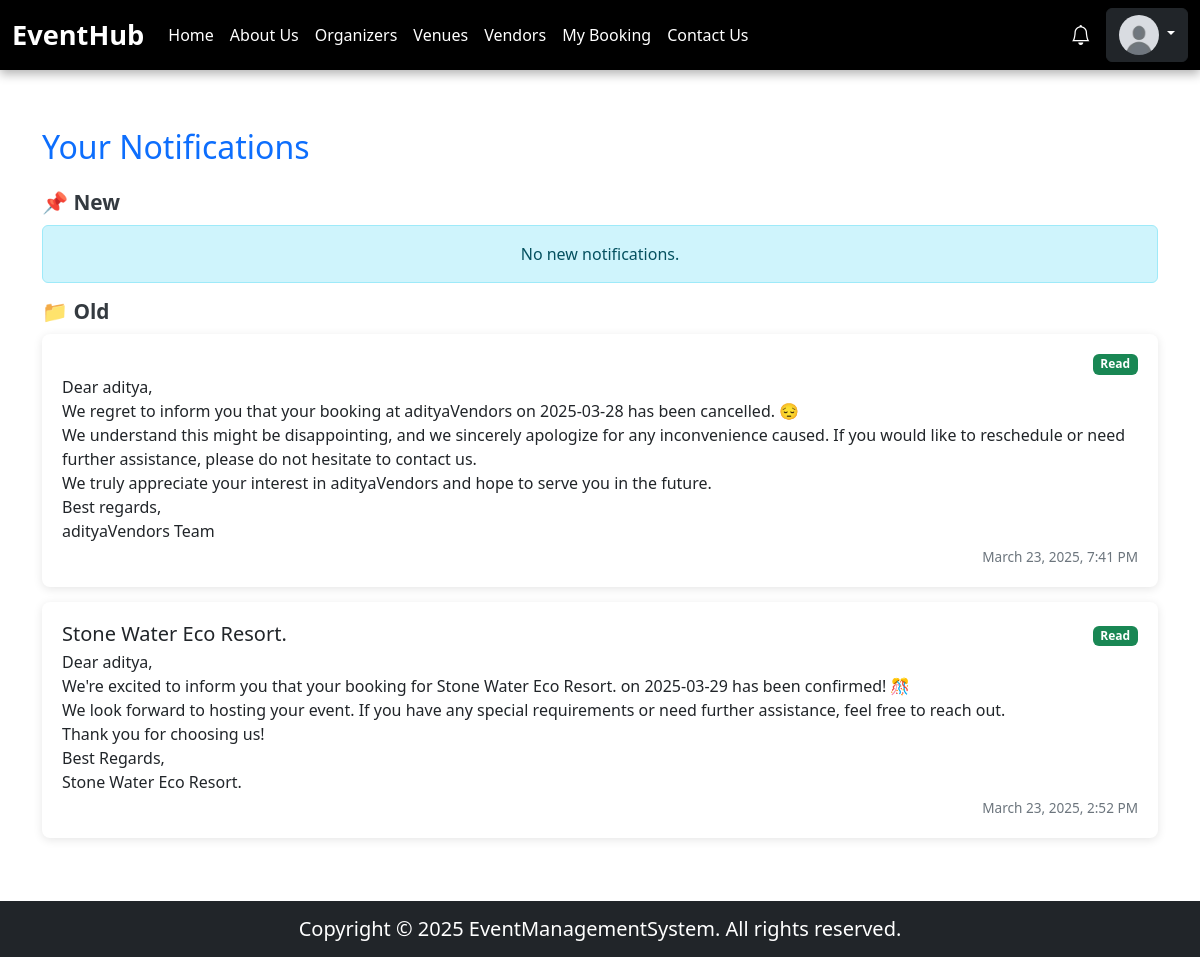
/pages/notifications.php (signed in), run on an earlier commit of the app's database.
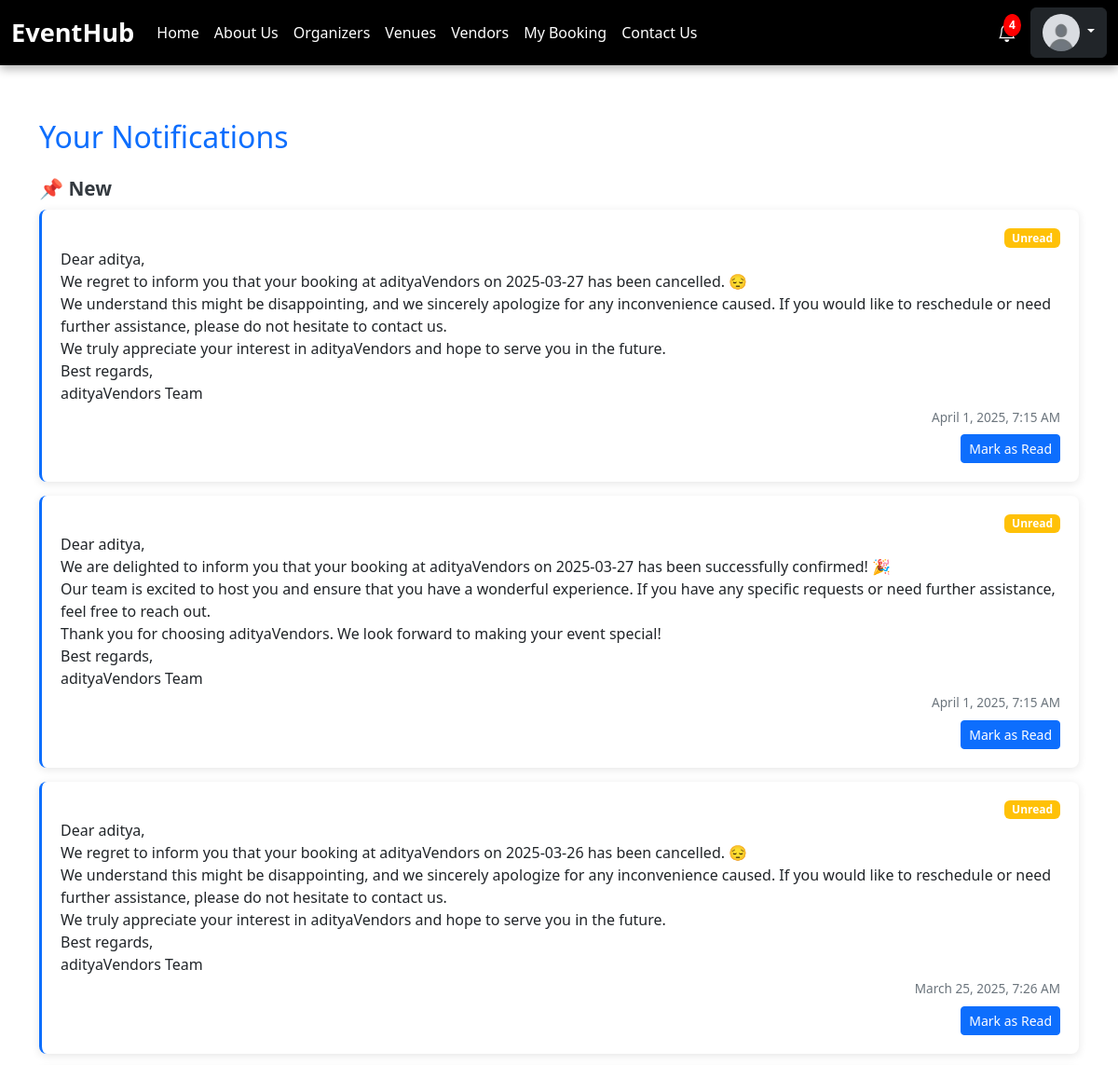
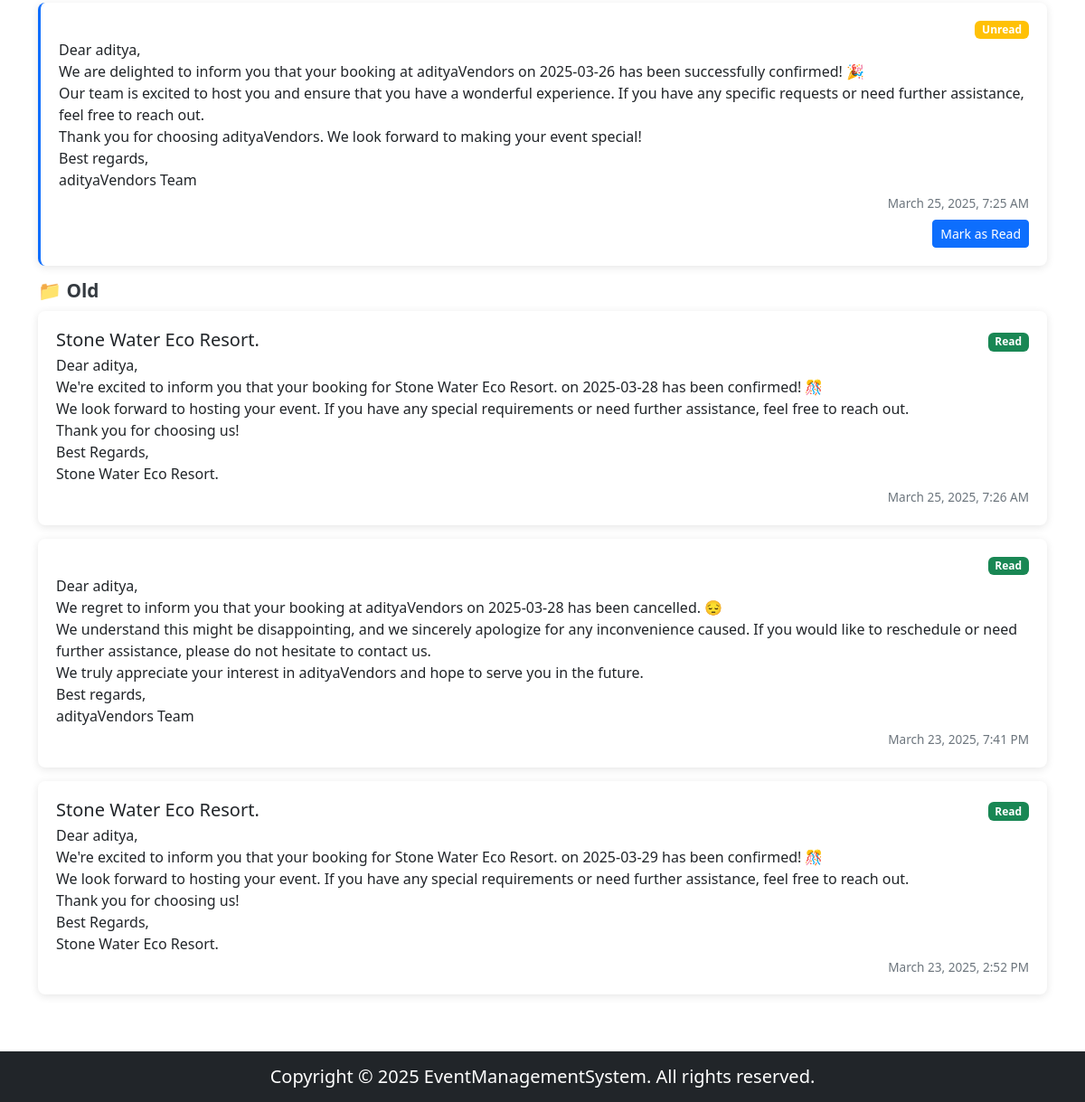
And on a later commit of the database (2 pictures, top to bottom).
### tables this page shows
CREATE TABLE `notifications` (
  `id` int(11) NOT NULL,
  `user_id` int(11) NOT NULL,
  `booking_id` int(11) NOT NULL,
  `booking_type` enum('venue','vendor') NOT NULL,
  `message` text NOT NULL,
  `status` enum('unread','read') NOT NULL DEFAULT 'unread',
  `created_at` timestamp NOT NULL DEFAULT current_timestamp()
);

CREATE TABLE `venues` (
  `id` int(11) NOT NULL,
  `owner_id` int(11) NOT NULL,
  `name` varchar(255) NOT NULL,
  `location` varchar(255) NOT NULL,
  `capacity` int(11) NOT NULL,
  `price_per_day` decimal(10,2) NOT NULL,
  `description` text DEFAULT NULL,
  `thumbnail` varchar(255) DEFAULT NULL,
  `manager_name` varchar(255) DEFAULT NULL,
  `manager_email` varchar(255) DEFAULT NULL,
  `manager_phone` varchar(20) DEFAULT NULL,
  `status` enum('pending','approved','rejected') DEFAULT 'pending',
  `created_at` timestamp NOT NULL DEFAULT current_timestamp(),
  `venue_used_for` varchar(255) NOT NULL
);

### pages/notifications.php (the view, shortened to what the changed rows need)
<?php
include("../database/databaseConnection.php");
$userId = $_SESSION['user_id'];
$notifQuery = "
    SELECT
        n.id,
        n.message,
        n.status,
        n.created_at,
        vb.venue_id,
        v.name AS venue_name,
        vdb.vendor_id,
        vd.business_name AS vendor_name
    FROM notifications AS n
    LEFT JOIN venue_bookings AS vb ON vb.id = n.booking_id
    LEFT JOIN venues AS v ON v.id = vb.venue_id
    LEFT JOIN vendor_bookings AS vdb ON vdb.id = n.booking_id
    LEFT JOIN vendors AS vd ON vd.id = vdb.vendor_id
    WHERE n.user_id = ?
    ORDER BY n.created_at DESC;
";
$notif_stmt = $conn->prepare($notifQuery);
$notif_stmt->bind_param("i", $userId);
$notif_stmt->execute();
$result = $notif_stmt->get_result();
$notifications = $result->fetch_all(MYSQLI_ASSOC);
?>
<!DOCTYPE html>
<html lang="en">
<head>
    <link rel="stylesheet" href="https://cdn.jsdelivr.net/npm/bootstrap@5.3.0/dist/css/bootstrap.min.css">
    <link rel="stylesheet" href="../public/styles/style.css">
</head>
<body>
    <?php include("../components/header.php") ?>
    <div class="container my-5">
        <h2 class="mb-4 text-primary">Your Notifications</h2>
        <h3 class="section-title">📌 New</h3>
        <?php
        $hasUnread = false;
        foreach ($notifications as $notification) {
            if ($notification['status'] === 'unread') {
                $hasUnread = true;
        ?>
                <div class="notification-card border-start border-3 border-primary">
                    <div class="d-flex justify-content-between align-items-center">
                        <span class="badge bg-warning status-badge">Unread</span>
                    </div>
                    <p class="mb-1"><?= nl2br(htmlspecialchars($notification['message'])) ?></p>
                    <div class="text-end date-time">
                        <?= date("F j, Y, g:i A", strtotime($notification['created_at'])) ?>
                    </div>
                    <form method="POST" class="text-end mt-2">
                        <button type="submit" name="mark_as_read" class="btn btn-sm btn-primary">Mark as Read</button>
                    </form>
                </div>
        <?php
            }
        }
        if (!$hasUnread) {
            echo '<div class="alert alert-info text-center" role="alert">No new notifications.</div>';
        }
        ?>
        <h3 class="section-title">📁 Old</h3>
        <?php
        foreach ($notifications as $notification) {
            if ($notification['status'] === 'read') {
                $source = $notification['venue_name'] ? $notification['venue_name'] : $notification['vendor_name'];
        ?>
                <div class="notification-card">
                    <div class="d-flex justify-content-between align-items-center">
                        <h5 class="mb-1"><?= htmlspecialchars($source) ?></h5>
                        <span class="badge bg-success status-badge">Read</span>
                    </div>
                    <p class="mb-1"><?= nl2br(htmlspecialchars($notification['message'])) ?></p>
                    <div class="text-end date-time">
                        <?= date("F j, Y, g:i A", strtotime($notification['created_at'])) ?>
                    </div>
                </div>
        <?php
            }
        }
        ?>
    </div>
</body>
</html>

### components/header.php (shortened to what the changed rows need)
<?php
include(__DIR__ . "/../database/databaseConnection.php");
$profilePic = "/EventManagementSystem/uploads/profilePics/default.png";
$unreadNotifications = 0;
if (isset($_SESSION['user_id'])) {
    $user_id = $_SESSION['user_id'];
    $query = "SELECT profile_picture, role FROM users WHERE id = ?";
    $stmt = mysqli_prepare($conn, $query);
    mysqli_stmt_bind_param($stmt, "i", $user_id);
    mysqli_stmt_execute($stmt);
    $result = mysqli_stmt_get_result($stmt);
    if ($row = mysqli_fetch_assoc($result)) {
        if (!empty($row['profile_picture'])) {
            $profilePic = $row['profile_picture'];
        }
    }
    $notifQuery = "SELECT COUNT(*) AS unread_count FROM notifications WHERE user_id = ? AND status = 'unread'";
    $notifStmt = mysqli_prepare($conn, $notifQuery);
    mysqli_stmt_bind_param($notifStmt, "i", $user_id);
    mysqli_stmt_execute($notifStmt);
    $notifResult = mysqli_stmt_get_result($notifStmt);
    if ($notifRow = mysqli_fetch_assoc($notifResult)) {
        $unreadNotifications = $notifRow['unread_count'];
    }
}
?>
<!DOCTYPE html>
<html lang="en">
<head>
    <link href="https://cdn.jsdelivr.net/npm/bootstrap@5.3.0/dist/css/bootstrap.min.css" rel="stylesheet">
    <link rel="stylesheet" href="https://cdn.jsdelivr.net/npm/bootstrap-icons/font/bootstrap-icons.css">
</head>
<body>
<nav class="navbar navbar-expand-lg navbar-dark">
    <div class="container-fluid">
        <div class="collapse navbar-collapse" id="navbarNav">
            <?php if (!isset($_SESSION['user_id'])): ?>
                <div class="d-flex">
                    <a href="/EventManagementSystem/pages/login.php" class="btn btn-outline-light me-2">Login</a>
                    <a href="/EventManagementSystem/pages/register.php" class="btn btn-warning">Register</a>
                </div>
            <?php else: ?>
                <div class="d-flex align-items-center">
                    <a href="/EventManagementSystem/pages/notifications.php" class="notification-icon">
                        <i class="bi bi-bell"></i>
                        <?php if ($unreadNotifications > 0): ?>
                            <span class="notif-badge"><?php echo $unreadNotifications; ?></span>
                        <?php endif; ?>
                    </a>
                    <div class="dropdown">
                        <button class="btn btn-dark dropdown-toggle" type="button" data-bs-toggle="dropdown" aria-expanded="false">
                            <img src="<?php echo htmlspecialchars($profilePic, ENT_QUOTES, 'UTF-8'); ?>" alt="Profile Picture" class="profile-pic">
                        </button>
                    </div>
                </div>
            <?php endif; ?>
        </div>
    </div>
</nav>
</body>
</html>

What changed in the data, as far as the page shows it:
added notifications: message "Dear aditya, We regret to inform you that your booking at adityaVendors on 2025-03-27 has been cancelled. 😔 We understand this might be disappointing, and we sincerely apologize for any inconvenience caused. If you would like to reschedule or need further assistance, please do not hesitate to contact us. We truly appreciate your interest in adityaVendors and hope to serve you in the future. Best regards, adityaVendors Team", created_at "April 1, 2025, 7:15 AM", shown under "📌 New"
added notifications: message "Dear aditya, We are delighted to inform you that your booking at adityaVendors on 2025-03-27 has been successfully confirmed! 🎉 Our team is excited to host you and ensure that you have a wonderful experience. If you have any specific requests or need further assistance, feel free to reach out. Thank you for choosing adityaVendors. We look forward to making your event special! Best regards, adityaVendors Team", created_at "April 1, 2025, 7:15 AM", shown under "📌 New"
added notifications: message "Dear aditya, We regret to inform you that your booking at adityaVendors on 2025-03-26 has been cancelled. 😔 We understand this might be disappointing, and we sincerely apologize for any inconvenience caused. If you would like to reschedule or need further assistance, please do not hesitate to contact us. We truly appreciate your interest in adityaVendors and hope to serve you in the future. Best regards, adityaVendors Team", created_at "March 25, 2025, 7:26 AM", shown under "📌 New"
added notifications: message "Dear aditya, We are delighted to inform you that your booking at adityaVendors on 2025-03-26 has been successfully confirmed! 🎉 Our team is excited to host you and ensure that you have a wonderful experience. If you have any specific requests or need further assistance, feel free to reach out. Thank you for choosing adityaVendors. We look forward to making your event special! Best regards, adityaVendors Team", created_at "March 25, 2025, 7:25 AM", shown under "📌 New"
added notifications: venues.name "Stone Water Eco Resort.", message "Dear aditya, We're excited to inform you that your booking for Stone Water Eco Resort. on 2025-03-28 has been confirmed! 🎊 We look forward to hosting your event. If you have any special requirements or need further assistance, feel free to reach out. Thank you for choosing us! Best Regards, Stone Water Eco Resort.", created_at "March 25, 2025, 7:26 AM", shown under "📁 Old"
Also different on the page:
$unreadNotifications: (not shown) → "4"
text no longer shown: "No new notifications."
